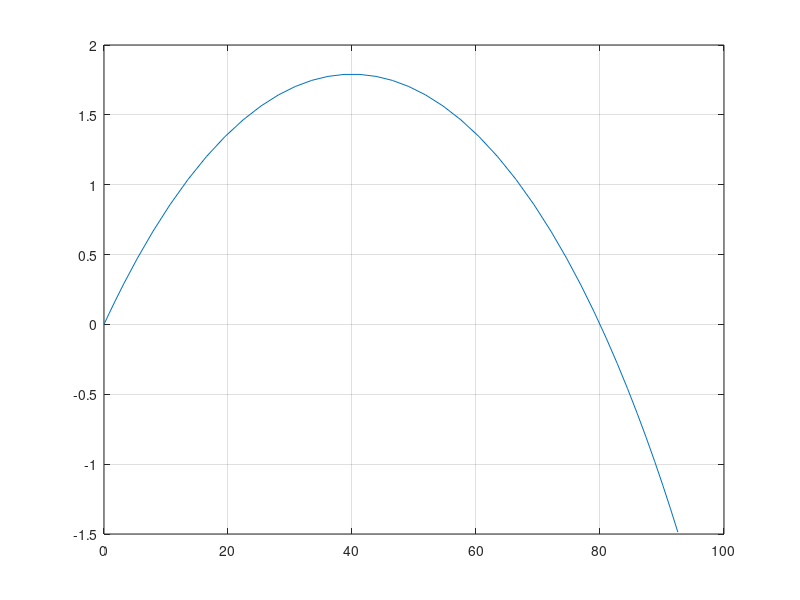
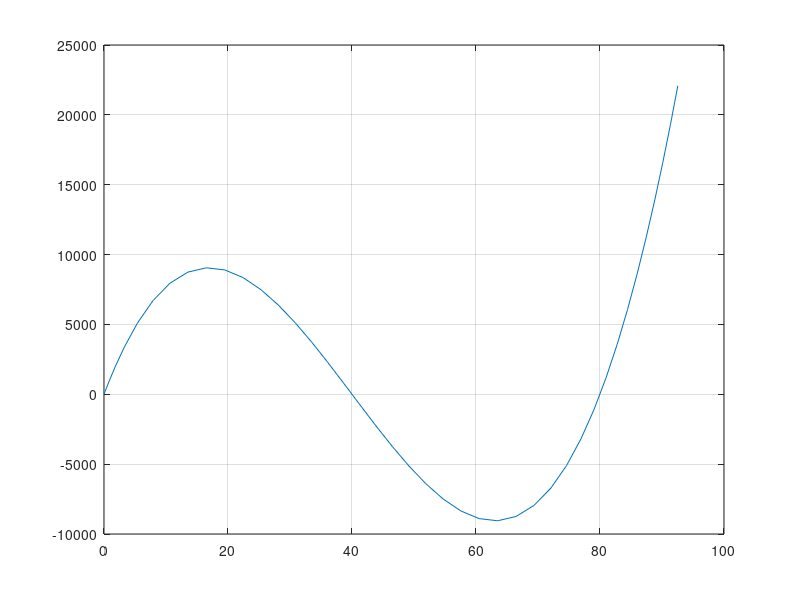

Recreate these plots in MATLAB, in order.
x(           1)=   0.000000000000000     ;
y(           1)=   0.000000000000000     ;
P(           1)=   0.000000000000000     ;
x(           2)=   0.172266785544135     ;
y(           2)=   0.165155351514312D-001;
P(           2)=    199.999995529652     ;
x(           3)=   0.830992193327107     ;
y(           3)=   0.788108794816462D-001;
P(           3)=    941.341859562093     ;
x(           4)=    1.79487328224169     ;
y(           4)=   0.167546585516382     ;
P(           4)=    1960.08347803543     ;
x(           5)=    3.22688781830903     ;
y(           5)=   0.294192671063559     ;
P(           5)=    3332.25171338853     ;
x(           6)=    5.40077679751549     ;
y(           6)=   0.474973524112337     ;
P(           6)=    5104.43286848101     ;
x(           7)=    7.92400202769327     ;
y(           7)=   0.668119367287719     ;
P(           7)=    6715.65263035659     ;
x(           8)=    10.6495927862639     ;
y(           8)=   0.857483086040673     ;
P(           8)=    7954.72341074574     ;
x(           9)=    13.5378084946147     ;
y(           9)=    1.03723465047763     ;
P(           9)=    8745.86144997664     ;
x(          10)=    16.5175727520622     ;
y(          10)=    1.20103502295274     ;
P(          10)=    9052.73994061330     ;
x(          11)=    19.5101162693926     ;
y(          11)=    1.34420856024332     ;
P(          11)=    8897.22584124062     ;
x(          12)=    22.4566699643631     ;
y(          12)=    1.46495056906151     ;
P(          12)=    8346.55108245612     ;
x(          13)=    25.3282923861028     ;
y(          13)=    1.56381549243771     ;
P(          13)=    7483.99071130075     ;
x(          14)=    28.1195074791676     ;
y(          14)=    1.64250496092716     ;
P(          14)=    6387.21075534050     ;
x(          15)=    30.8382225394320     ;
y(          15)=    1.70293746483400     ;
P(          15)=    5120.34993679616     ;
x(          16)=    33.4984779303774     ;
y(          16)=    1.74678784569352     ;
P(          16)=    3734.30578200006     ;
x(          17)=    36.1165748257803     ;
y(          17)=    1.77532533559824     ;
P(          17)=    2269.80782776741     ;
x(          18)=    38.7093835468679     ;
y(          18)=    1.78938432322260     ;
P(          18)=    760.786528805980     ;
x(          19)=    41.2937843947269     ;
y(          19)=    1.78937555329262     ;
P(          19)=   -762.654398013528     ;
x(          20)=    43.8866140865971     ;
y(          20)=    1.77529876368158     ;
P(          20)=   -2271.63949832109     ;
x(          21)=    46.5047530015288     ;
y(          21)=    1.74674267443403     ;
P(          21)=   -3736.06196874665     ;
x(          22)=    49.1650710840321     ;
y(          22)=    1.70287242141511     ;
P(          22)=   -5121.98516315756     ;
x(          23)=    51.8838673700183     ;
y(          23)=    1.64241847815947     ;
P(          23)=   -6388.67063163512     ;
x(          24)=    54.6751765949524     ;
y(          24)=    1.56370588871013     ;
P(          24)=   -7485.20934005374     ;
x(          25)=    57.5468951272195     ;
y(          25)=    1.46481640652241     ;
P(          25)=   -8347.44686054679     ;
x(          26)=    60.4935290500251     ;
y(          26)=    1.34404870274561     ;
P(          26)=   -8897.68652350794     ;
x(          27)=    63.4861024951999     ;
y(          27)=    1.20084735611899     ;
P(          27)=   -9052.59794839165     ;
x(          28)=    66.4657905581480     ;
y(          28)=    1.03702089913810     ;
P(          28)=   -8744.99440563318     ;
x(          29)=    69.3538347151661     ;
y(          29)=   0.857252211530553     ;
P(          29)=   -7953.23423609359     ;
x(          30)=    72.0792370767925     ;
y(          30)=   0.667879807002357     ;
P(          30)=   -6713.75044852549     ;
x(          31)=    74.6023089221738     ;
y(          31)=   0.474729586036371     ;
P(          31)=   -5102.29103073520     ;
x(          32)=    76.9163731569254     ;
y(          32)=   0.281807832241244     ;
P(          32)=   -3202.84692406705     ;
x(          33)=    79.0353116617273     ;
y(          33)=   0.912998055726626D-001;
P(          33)=   -1087.70950426605     ;
x(          34)=    80.9811816365815     ;
y(          34)=  -0.958589608882061D-001;
P(          34)=    1187.93581895504     ;
x(          35)=    82.7770013186773     ;
y(          35)=  -0.279441361178036     ;
P(          35)=    3584.04290581513     ;
x(          36)=    84.4436758595509     ;
y(          36)=  -0.459577503973221     ;
P(          36)=    6071.96311049666     ;
x(          37)=    85.9991434814555     ;
y(          37)=  -0.636557323764678     ;
P(          37)=    8631.10332169906     ;
x(          38)=    87.4584293831772     ;
y(          38)=  -0.810729597211863     ;
P(          38)=    11246.4711115517     ;
x(          39)=    88.8340084797815     ;
y(          39)=  -0.982453093449474     ;
P(          39)=    13906.9773020773     ;
x(          40)=    90.1362571357304     ;
y(          40)=   -1.15207269713545     ;
P(          40)=    16604.2680962122     ;
x(          41)=    91.3738124063857     ;
y(          41)=   -1.31991237301252     ;
P(          41)=    19331.9570072273     ;
x(          42)=    92.5539361571218     ;
y(          42)=   -1.48627081201264     ;
P(          42)=    22085.0702999782     ;
figure(1), plot(x,y), grid
figure(2), plot(x,P), grid
